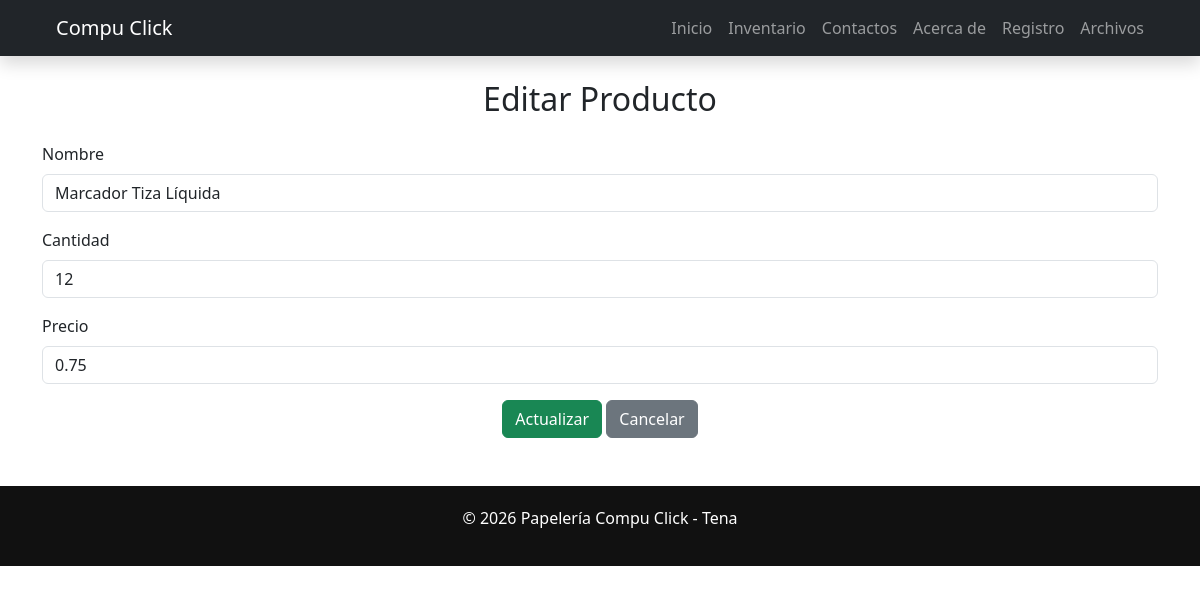
The page /editar/8 on the database its author committed.
### tables this page shows
CREATE TABLE productos (
            id INTEGER PRIMARY KEY AUTOINCREMENT,
            nombre TEXT NOT NULL,
            cantidad INTEGER NOT NULL,
            precio REAL NOT NULL
        );

### app.py (the view)
@app.route('/editar/<int:id>', methods=['GET', 'POST'])
def editar_producto(id):
    if request.method == 'POST':
        nombre = request.form['nombre']
        cantidad = int(request.form['cantidad'])
        precio = float(request.form['precio'])
        inventario.actualizar_producto(id, nombre, cantidad, precio)
        return redirect(url_for('ver_inventario'))
    producto = inventario.obtener_por_id(id)
    return render_template('editar_producto.html', producto=producto)

### inventario.py (called while the page is built)
    def obtener_por_id(self, id):
        conexion = sqlite3.connect(RUTA_DB)
        cursor = conexion.cursor()
        cursor.execute("SELECT * FROM productos WHERE id = ?", (id,))
        producto = cursor.fetchone()
        conexion.close()
        return producto

### templates/editar_producto.html (shortened to what this page needs)
{% extends "base.html" %}
{% block content %}
<section class="container my-5">
    <h2 class="text-center mb-4">Editar Producto</h2>
    {% if producto %}
    <form method="POST">
        <div class="mb-3">
            <label class="form-label">Nombre</label>
            <input type="text"
                   name="nombre"
                   class="form-control"
                   value="{{ producto[1] }}"
                   required>
        </div>
        <div class="mb-3">
            <label class="form-label">Cantidad</label>
            <input type="number"
                   name="cantidad"
                   class="form-control"
                   value="{{ producto[2] }}"
                   required>
        </div>
        <div class="mb-3">
            <label class="form-label">Precio</label>
            <input type="number"
                   step="0.01"
                   name="precio"
                   class="form-control"
                   value="{{ producto[3] }}"
                   required>
        </div>
        <div class="text-center">
            <button type="submit" class="btn btn-success">
                Actualizar
            </button>
            <a href="{{ url_for('ver_inventario') }}"
               class="btn btn-secondary">
                Cancelar
            </a>
        </div>
    </form>
    {% else %}
        <p class="text-danger text-center">Producto no encontrado.</p>
    {% endif %}
</section>
{% endblock %}

### static/css/styles.css (style rules this page uses)
body { font-family: 'Segoe UI', Arial, sans-serif; }
.btn-success, .btn-warning, .btn-danger { transition: 0.3s ease; }

### rows shown on the page
productos: nombre "Marcador Tiza Líquida", cantidad "12", precio "0.75"
